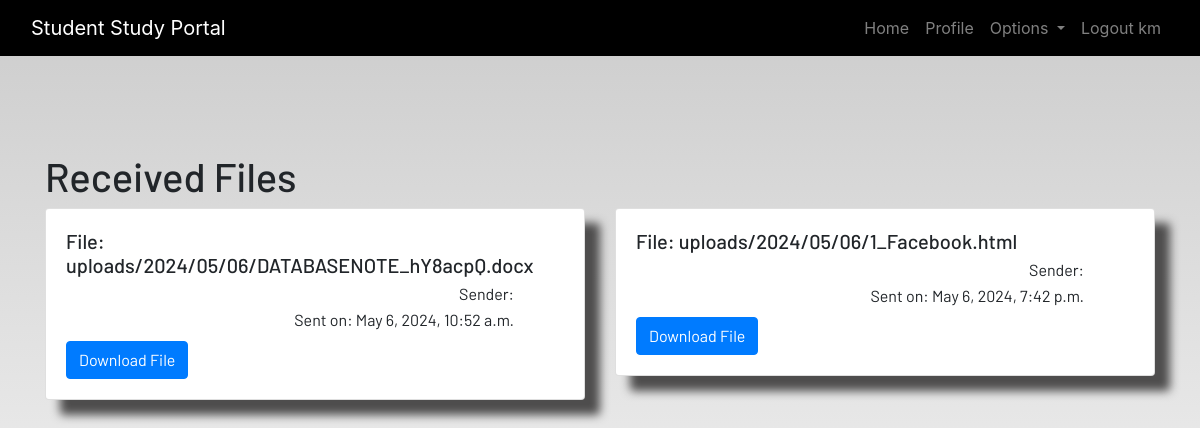
Page /received-files/ (signed in) on the committed database.
### dashboard/models.py (models this page shows, shortened)
class UploadedFile(models.Model):
    user = models.ForeignKey(User, on_delete=models.CASCADE, null=True, default=None)
    file = models.FileField(upload_to='uploads/%Y/%m/%d/')
    uploaded_at = models.DateTimeField(auto_now_add=True)

### dashboard/views.py (the view)
# urls.py: path('received-files/', views.received_files, name='received_files'),
@login_required
def received_files(request):
    files = UploadedFile.objects.filter(user=request.user)
    return render(request, 'dashboard/received_files.html', {'files': files})

### dashboard/templates/dashboard/received_files.html (shortened to what this page needs)
{% extends 'dashboard/base.html' %}
{% block content %}
<div class="container mt-5">
    <h1>Received Files</h1>
    {% if files %}
    <div class="row">
        {% for file in files %}
        <div class="col-md-6">
            <div class="card mb-3">
                <div class="card-body">
                    <h5 class="card-title">File: {{ file.file.name }}</h5>
                    <p class="card-text">Sender: {{ file.sender.username }}</p>
                    <p class="card-text">Sent on: {{ file.uploaded_at }}</p>
                    <a href="{% url 'download_file' file.id %}" class="btn btn-primary">Download File</a>
                </div>
            </div>
        </div>
        {% empty %}
        <div class="col">
            <p>No files received yet.</p>
        </div>
        {% endfor %}
    </div>
    {% else %}
    <p>No files received yet.</p>
    {% endif %}
</div>
{% endblock %}

### dashboard/templates/dashboard/base.html (shortened to what this page needs)
<!DOCTYPE html>
{% load static %}
<html lang="en">
<head>
    <link rel="stylesheet" href="https://stackpath.bootstrapcdn.com/bootstrap/4.3.1/css/bootstrap.min.css"
 />
    <link rel="stylesheet" href="https://use.fontawesome.com/releases/v5.7.2/css/all.css"
 />
    <link rel="stylesheet" href="{% static 'css/main.css' %}" />
</head>
<body>
<header>
    <nav class="navbar navbar-expand-lg navbar-dark bg-dark">
        <div class="container-fluid">
            <a class="navbar-brand" href="{% url 'home' %}">Student Study Portal</a>
            <div class="collapse navbar-collapse justify-content-end" id="navbarSupportedContent">
                <ul class="navbar-nav">
                    <li class="nav-item">
                        <a class="nav-link" href="{% url 'home' %}">Home</a>
                    </li>
                    {% if user.is_authenticated %}
                        <li class="nav-item">
                            <a class="nav-link" href="{% url 'profile' %}">Profile</a>
                        </li>
                        <li class="nav-item dropdown">
                            <a class="nav-link dropdown-toggle" href="#" id="navbarDropdown" role="button"
                               data-toggle="dropdown" aria-haspopup="true" aria-expanded="false">
                                Options
                            </a>
                        </li>
                        <li class="nav-item">
                            <a class="nav-link" href="{% url 'logout' %}">Logout {{ user.username }}</a>
                        </li>
                    {% endif %}
                </ul>
            </div>
        </div>
    </nav>
</header>
<br /><br />
<main>
    {% block content %}
    {% endblock content %}
</main>
</body>
</html>

### static/css/main.css (style rules this page uses)
html { scroll-behavior: smooth; height: 100%; width: 100%; }
main { font-family: Barlow, Quicksand, Rubik, sans-serif, serif, 'Times New Roman', Times, serif !important; }
.navbar { background-color: rgb(0, 0, 0) !important; }
.card { box-shadow: 15px 15px 10px rgb(78, 77, 77); }
a { text-decoration: none !important; color: black; }
.card p { text-align: right; margin-right: 50px; line-height: 10px; }
html, body { max-width: 100%; overflow-x: hidden; height: 100%; width: 100%; }
body { background: linear-gradient(rgba(0, 0, 0, 0.2), rgba(255, 255, 255, 0.5)); overflow-x: hidden; background-repeat: no-repeat; }

### dashboard/templates/dashboard/received_files.html (style rules this page uses)
.card { margin-bottom: 20px; }

### rows in the picture
UploadedFile: file.name "uploads/2024/05/06/DATABASENOTE_hY8acpQ.docx", uploaded_at "May 6, 2024, 10:52 a.m."
UploadedFile: file.name "uploads/2024/05/06/1_Facebook.html", uploaded_at "May 6, 2024, 7:42 p.m."

### other values in the picture
{{ user.username }} "km"
